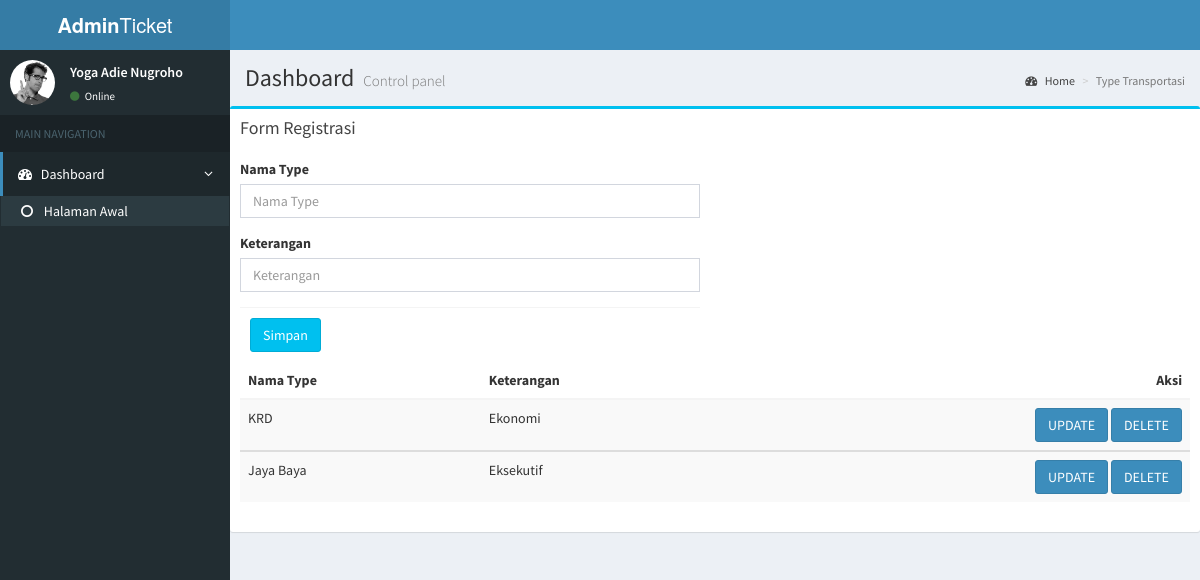
/admin2/type_transportasi/template_type_transportasi.php (signed in), run on the app's committed database.
### tables this page shows
CREATE TABLE `petugas` (
  `id_petugas` int(20) NOT NULL,
  `username` varchar(20) NOT NULL,
  `password` varchar(20) NOT NULL,
  `nama_petugas` varchar(20) NOT NULL,
  `id_level` int(20) NOT NULL
);

CREATE TABLE `type_transportasi` (
  `id_type_transportasi` int(20) NOT NULL,
  `nama_type` varchar(20) NOT NULL,
  `keterangan` varchar(100) NOT NULL
);

### admin2/type_transportasi/report.php (the view, shortened to what this page needs)
<body>
    <div align="center">
        <div class="col-lg-15">
            <div class="table-responsive table--no-card m-b-100">
                <table  class="table table-border
                 table-striped table-earning">
                    <thead>
                        <tr>
                            <th>Nama Type</th>
                            <th>Keterangan</th>
                            <th class="text-right">Aksi</th>
                        </tr>
                    </thead>
                            <?php
                                require("../inc/config.php");
                                $cari=mysqli_query($conn, "SELECT * FROM type_transportasi");
                                while($data=mysqli_fetch_array($cari)){
                            ?>
                            <tbody>
                                <tr>
                                    <td><?php echo $data['nama_type']; ?></td>
                                    <td><?php echo $data['keterangan']; ?></td>
                                    <td class="text-right">
                                    <a href="template_update_type_transportasi.php? id_type_transportasi=<?php echo $data['id_type_transportasi']; ?>"class="btn btn-primary" name="update">UPDATE</a>
                                    <a href="proses_type_transportasi.php?aksi=delete&id_type_transportasi=<?php echo $data['id_type_transportasi']; ?>" class="btn btn-primary" name="delete">DELETE</a></td>
                                        </tr>
                                        <?php
                                        }
                                        ?>
                                </tbody>
                        </table>
                    </div>
                </div>
            </div>
        </div>
    </div>

### admin2/type_transportasi/template_type_transportasi.php (shortened to what this page needs)
<!DOCTYPE html>
<html>
  <head>
    <link rel="stylesheet" href="../bootstrap/css/bootstrap.min.css">
    <link rel="stylesheet" href="https://maxcdn.bootstrapcdn.com/font-awesome/4.4.0/css/font-awesome.min.css">
    <link rel="stylesheet" href="https://code.ionicframework.com/ionicons/2.0.1/css/ionicons.min.css">
    <link rel="stylesheet" href="../dist/css/AdminLTE.min.css">
    <link rel="stylesheet" href="../dist/css/skins/_all-skins.min.css">
    <link rel="stylesheet" href="../plugins/iCheck/flat/blue.css">
    <link rel="stylesheet" href="../plugins/morris/morris.css">
    <link rel="stylesheet" href="../plugins/jvectormap/jquery-jvectormap-1.2.2.css">
    <link rel="stylesheet" href="../plugins/datepicker/datepicker3.css">
    <link rel="stylesheet" href="../plugins/daterangepicker/daterangepicker-bs3.css">
    <link rel="stylesheet" href="../plugins/bootstrap-wysihtml5/bootstrap3-wysihtml5.min.css">
  </head>
  <body class="hold-transition skin-blue sidebar-mini">
    <div class="wrapper">
      <header class="main-header">
        <a href="index2.html" class="logo">
          <span class="logo-lg"><b>Admin</b>Ticket</span>
        </a>
        <nav class="navbar navbar-static-top" role="navigation">
        </nav>
      </header>
      <aside class="main-sidebar">
        <section class="sidebar">
          <div class="user-panel">
            <?php
            if(isset($_SESSION['username'])){
              $cek=$_SESSION['username'];
            ?>
            <div class="pull-left image">
              <img src="../dist/img/user2-160x160.jpg" class="img-circle" alt="User Image">
            </div>
            <div class="pull-left info">
              <?php
                require ("../inc/config.php");
                $sql=mysqli_query($conn,"SELECT nama_petugas FROM petugas WHERE username='$cek'");
                $hasil=mysqli_fetch_array($sql);
              ?>
              <p><?php echo $hasil['nama_petugas']; ?></p>
              <a href="#"><i class="fa fa-circle text-success"></i> Online</a>
              <?php }?>
            </div>
          </div>
          <ul class="sidebar-menu">
            <li class="header">MAIN NAVIGATION</li>
            <li class="active treeview">
              <a href="#">
                <i class="fa fa-dashboard"></i> <span>Dashboard</span> <i class="fa fa-angle-left pull-right"></i>
              </a>
              <ul class="treeview-menu">
                <li class="active"><a href="../admin.php"><i class="fa fa-circle-o"></i> Halaman Awal</a></li>
              </ul>
            </li>
          </ul>
        </section>
      </aside>
      <div class="content-wrapper">
        <section class="content-header">
          <h1>
            Dashboard
            <small>Control panel</small>
          </h1>
          <ol class="breadcrumb">
            <li><a href="../admin.php"><i class="fa fa-dashboard"></i> Home</a></li>
            <li class="active">Type Transportasi</li>
          </ol>
        </section>
        <section class="content">
          <div class="row">
      <?php
      require_once("content_type_transportasi.php");
       require_once("report.php");
      ?>
          </div>
  </body>
</html>

### data on the page
petugas: nama_petugas "Yoga Adie Nugroho"
type_transportasi: nama_type "KRD", keterangan "Ekonomi"
type_transportasi: nama_type "Jaya Baya", keterangan "Eksekutif"
